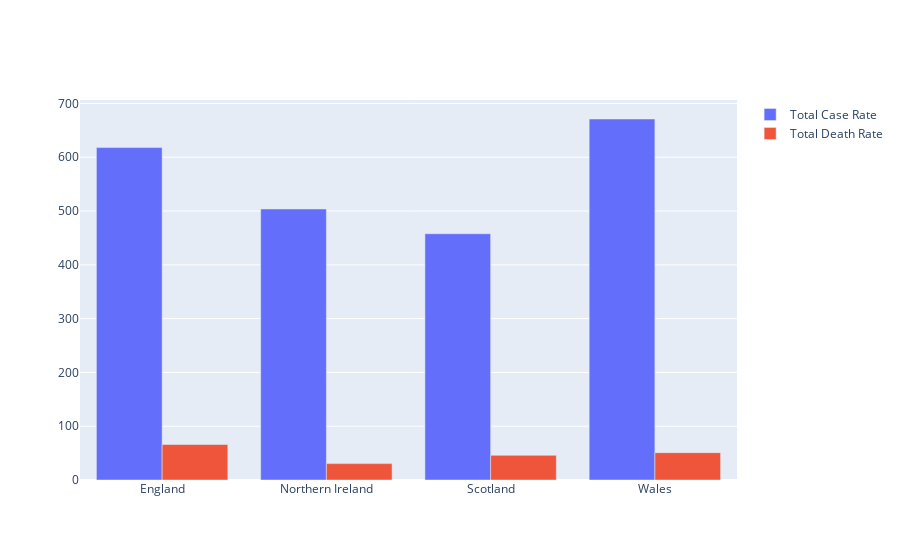

Write notebook code for a chart like this one.
### Code cell
#plotting bar graph for cumulative case rate and death rate for all 4 nations

fig = go.Figure(data=[
    go.Bar(name='Total Case Rate', x=cumNationWiseCases_df['areaName'], y=cumNationWiseCases_df['cumCaseRate']),
    go.Bar(name='Total Death Rate', x=cumNationWiseCases_df['areaName'], y=cumNationWiseCases_df['cumDeathRate'])
])
# Change the bar mode
fig.update_layout(barmode='group')
fig.show()

### Figure 1 — Plotly figure (JSON) as saved in the notebook; plotly's stock layout.template omitted (floating-point values rounded to 4 significant figures)
{"data": [{"name": "Total Case Rate", "type": "bar", "x": ["England", "Northern Ireland", "Scotland", "Wales"], "y": ["617.98", "503.84", "457.76", "671.10"]}, {"name": "Total Death Rate", "type": "bar", "x": ["England", "Northern Ireland", "Scotland", "Wales"], "y": ["65.98", "30.47", "45.87", "50.84"]}], "layout": {"barmode": "group"}}
